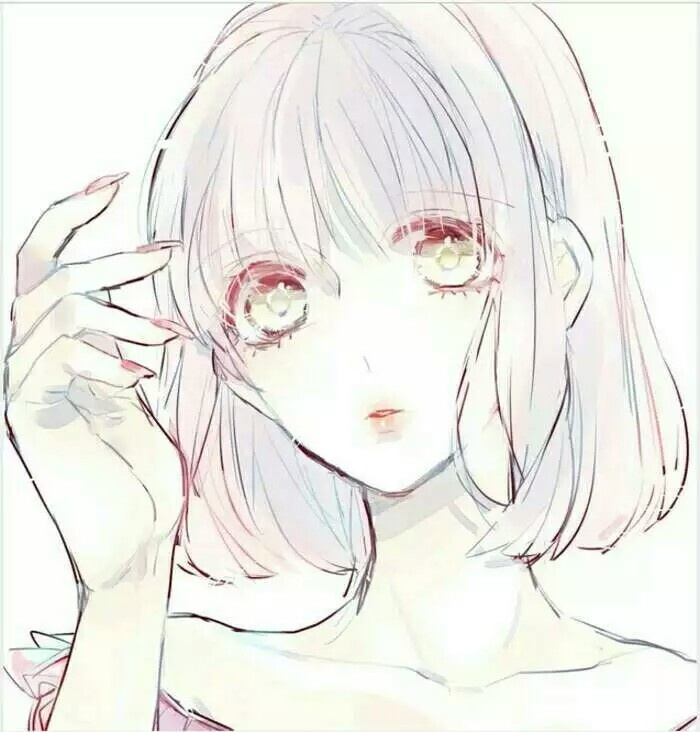
#> input picture 1.jpg, 700 x 732 px
$ python erode_dilation.py
#> lines starting #> are read from the running program, lines starting #| are printed output that depends on the picture; after the words box and inside, x2 and y2 are one past the last pixel; in counts of white or black regions, pixels touching at a corner belong together

# created at 2020.05.15 by Gaofeng

# %%

import numpy as np
import cv2 as cv

def erode(img, kernal):
    """
    erode:对二值图进行腐蚀,默认是只有255和0的灰度图

    Args:
      img:二值图
      kernal:结构元素,和卷积核很像

    Returns:
      腐蚀后的图片
    """

    res = np.zeros(img.shape)
    kernal_ = kernal > 0 # 用于提取邻域中和结构元素重叠的部分

    for i in range(img.shape[0] - kernal.shape[0] + 1):
        for j in range(img.shape[1] - kernal.shape[1] + 1):

            # 提取像素的邻域
            extract = img[i:i + kernal.shape[0], j:j + kernal.shape[1]]

            # 将邻域中的结构元素重叠部分的点提取出来,判断若最小值等于255,说明全部为255,不会被腐蚀
            if np.min(extract[kernal_]) == 255:
                res[i + int(kernal.shape[0] / 2), j + int(kernal.shape[0] / 2) ] = 255
    return res

def dalition(img, kernal):
    """
    dalition:对二值图进行膨胀,默认是只有255和0的灰度图

    Args:
      img:二值图
      kernal:结构元素,和卷积核很像

    Returns:
      膨胀后的图片
    """
    res = np.zeros(img.shape)
    kernal_ = kernal > 0
    for i in range(img.shape[0] - kernal.shape[0] + 1):
        for j in range(img.shape[1] - kernal.shape[1] + 1):
            extract = img[i:i + kernal.shape[0], j:j + kernal.shape[1]]

            # 将邻域中的结构元素重叠部分的点提取出来,判断若最大值等于255,满足膨胀的条件
            if np.max(extract[kernal_]) == 255:
                res[i + int(kernal.shape[0] / 2), j + int(kernal.shape[1] / 2)] = 255
    return res

if __name__ == "__main__":
    img = cv.imread("1.jpg")
#> img is the input picture: shape (732, 700, 3); mean B, G, R 232.3, 237.7, 238.5
    img = cv.cvtColor(img, cv.COLOR_BGR2GRAY)
#> img: shape (732, 700)

    kernal = np.array([
        [1, 1, 1],
        [1, 1, 1],
        [1, 1, 1]], dtype=np.int32)

    mask_1 = img > 155
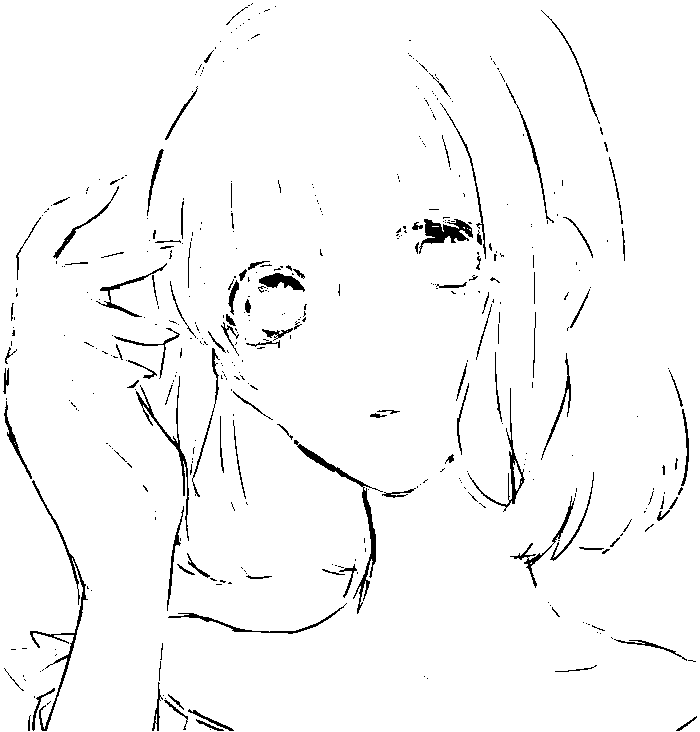
#> mask_1: shape (732, 700) bool; 97% white; black in thin lines or dots
    mask_2 = img <= 155
#> mask_2: shape (732, 700) bool; 3% white in thin lines or dots
    img[ mask_1 ] = 255
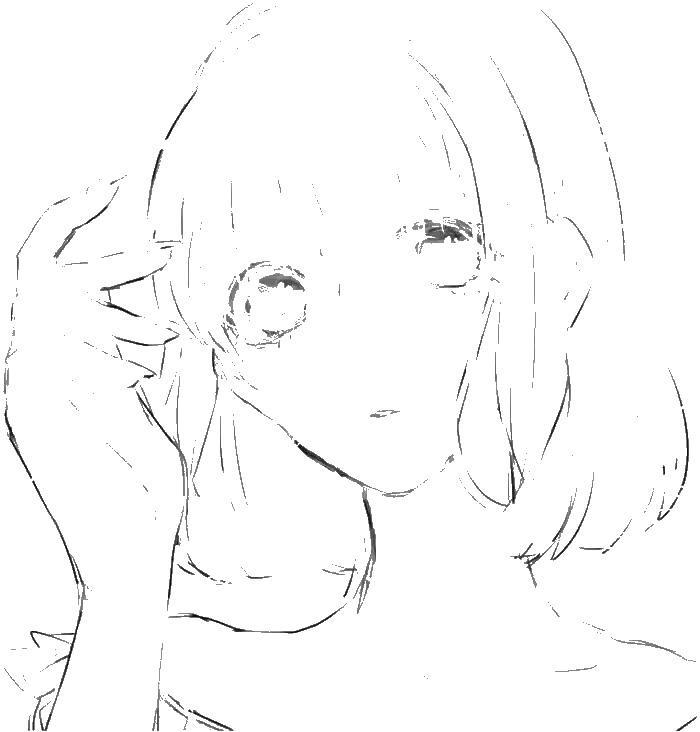
#> img: shape (732, 700); min 2, max 255, mean 250.6
    img[ mask_2 ] = 0
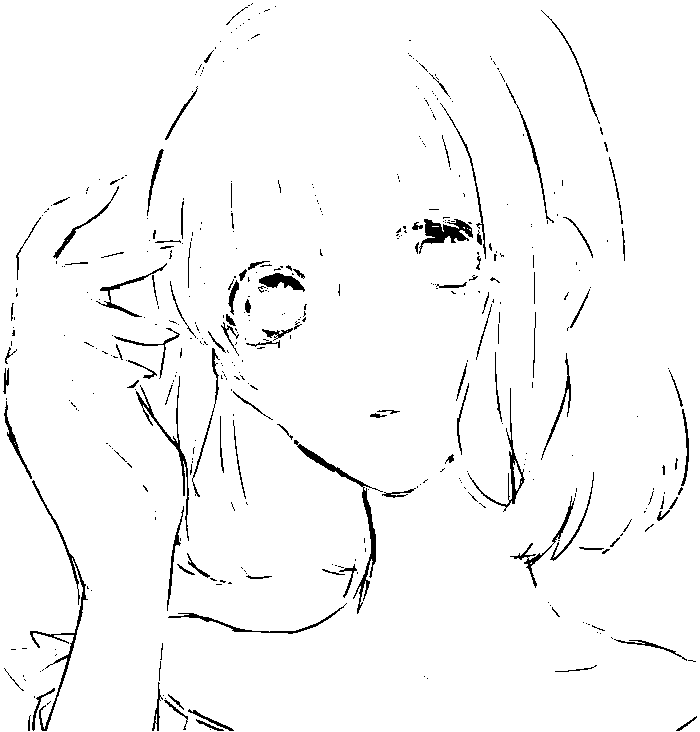
#> img: shape (732, 700); 97% white; black in thin lines or dots

    img_ = erode(img, kernal)
#> after the loop in erode, `for i in range(img.shape[0] - kernal.shape[0] + 1):`:
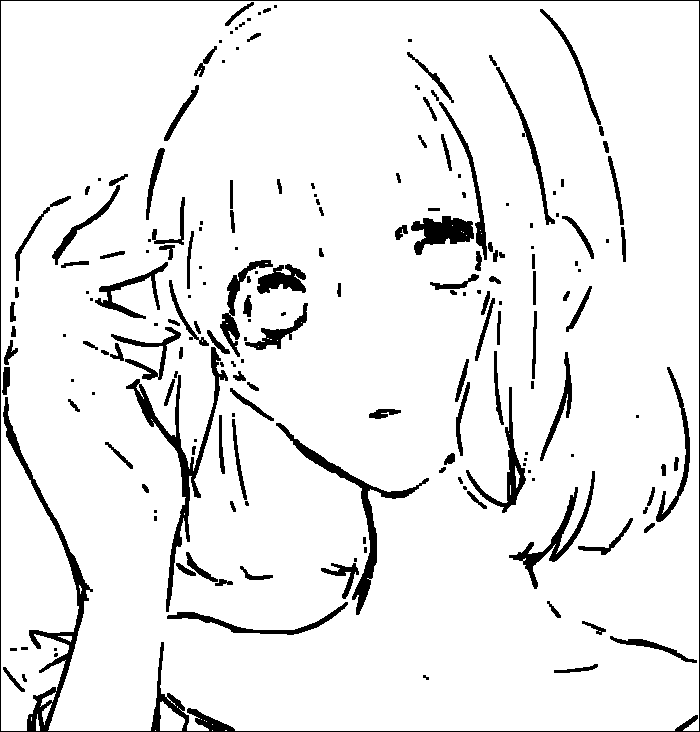
#> res: shape (732, 700) float64; 92.4% white; 191 black regions (66 under 20 px), largest, box (x1, y1, x2, y2) and area: (0, 0, 700, 732) 7223, (126, 347, 228, 612) 2858, (276, 423, 429, 615) 2195
    img__ = dalition(img, kernal)
#> after the loop in dalition, `for i in range(img.shape[0] - kernal.shape[0] + 1):`:
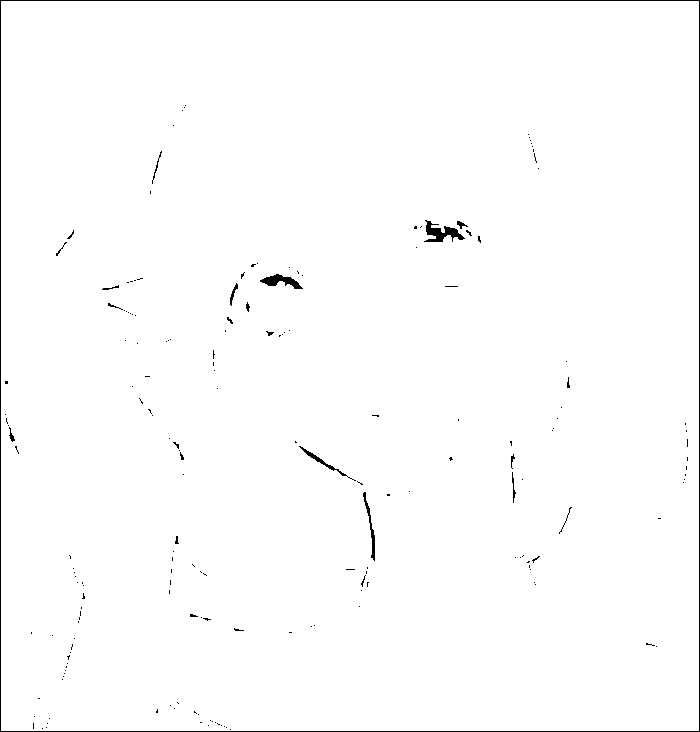
#> res: shape (732, 700) float64; 99% white; black in thin lines or dots

    cv.imshow("asd", img__)
    cv.imshow("asd1", img_)

    cv.waitKey()
    cv.destroyAllWindows()
